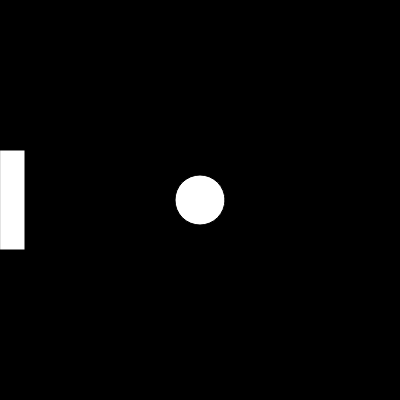
Frame 1 (no input)
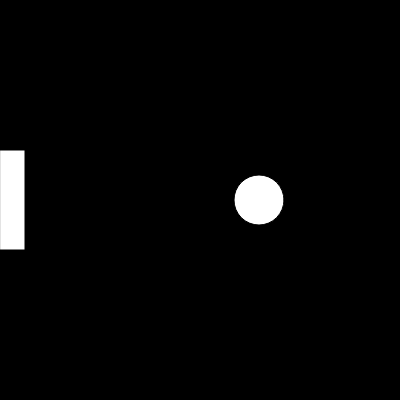
Frame 60 (no input)
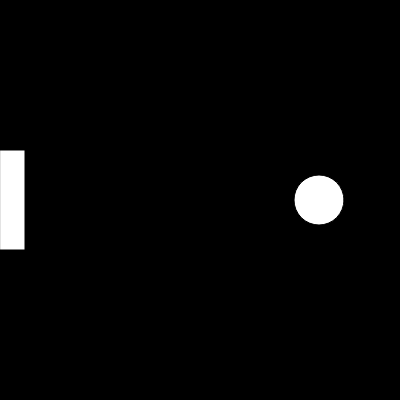
Frame 120 (the mouse pressed at the canvas centre since frame 60)

The p5.js sketch that drew these frames (run headless with seeded random() and noise() and a simulated clock; from frame 60 on, the mouse is pressed at the canvas centre):

// p5.js sketch
// ── sketch.js
function setup() {
  createCanvas(400, 400);
}
let xbol=200;
let ybol=200;
let diametro=50;
let velocidadeX=1;
function draw() {
  background(0);
  circle(xbol, ybol, diametro);
  xbol +=velocidadeX;
  if (xbol+diametro/2>=400) {
  velocidadeX*=-1;
  }
  if (xbol-diametro/2<=0){
  velocidadeX*=-1
}
  rect (0,150,25,100)
 }
